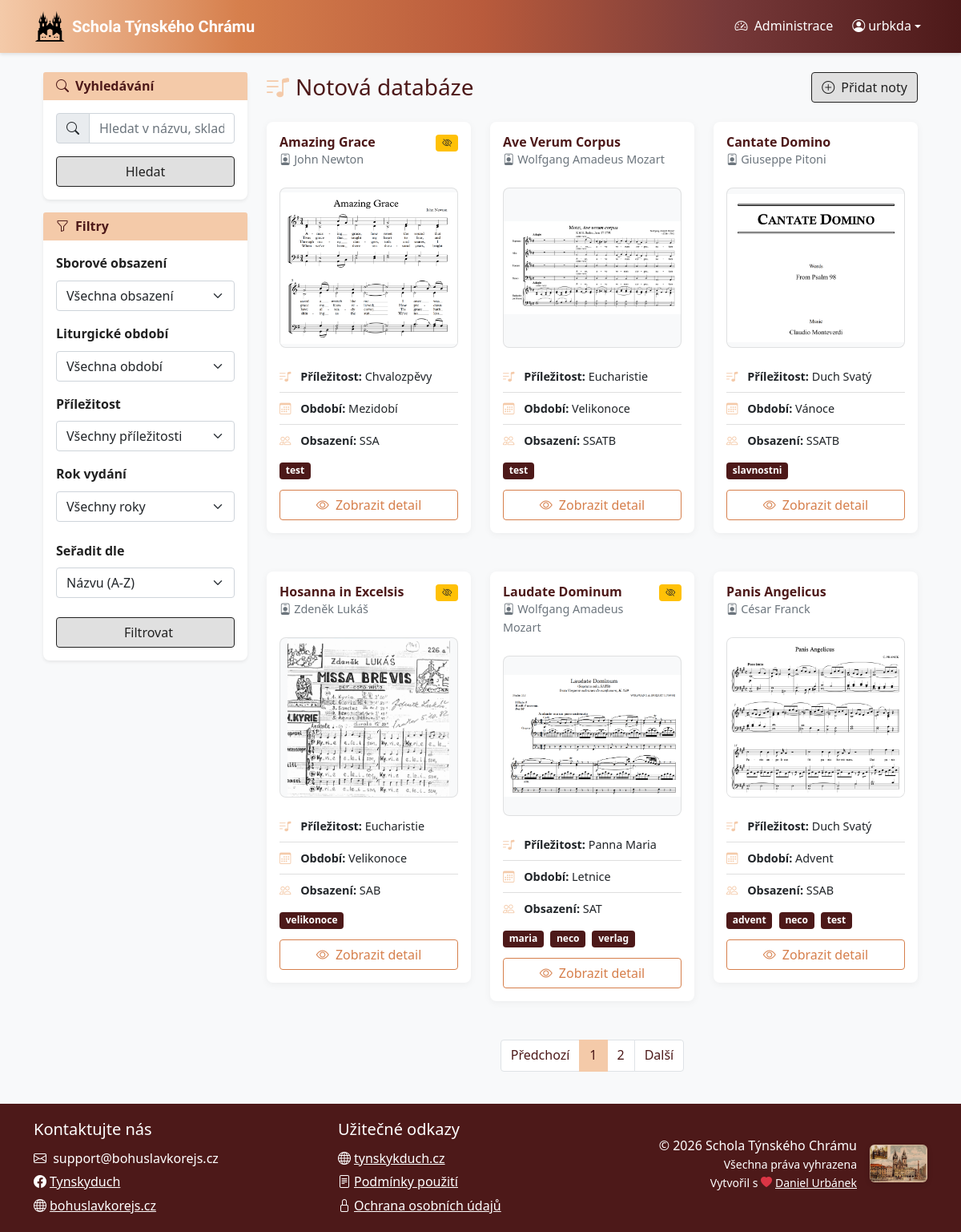
The page / (signed in) on the database as committed earlier.
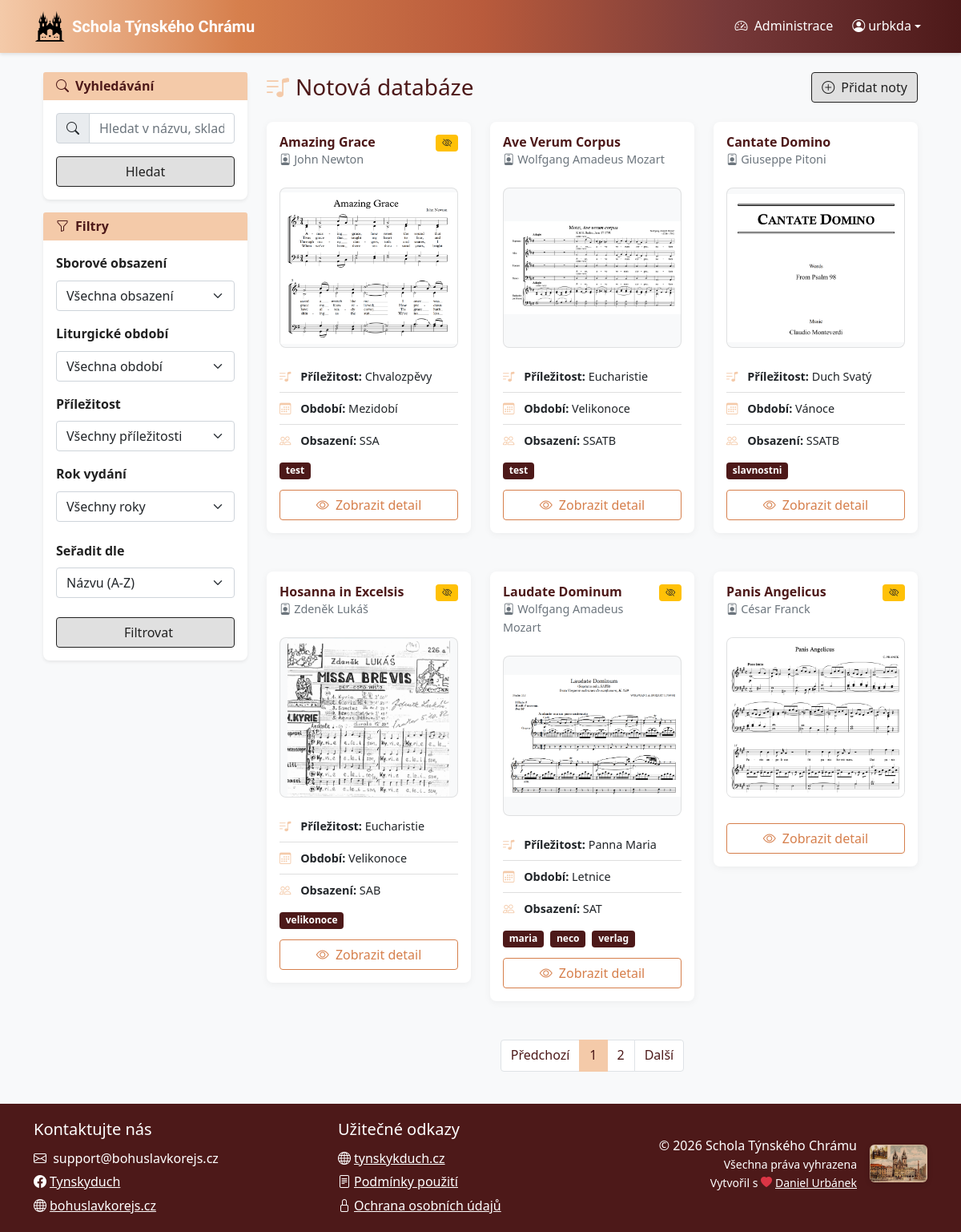
The same page on the database as committed later.
### sheet_music_app/models.py (models this page shows, shortened)
class Sheet(models.Model):
    CAST_CHOICES = [
        ("SATB", "SATB"),
        ("SSATB", "SSATB"),
        ("SSAA", "SSAA"),
        ("SSAB", "SSAB"),
        ("SSA", "SSA"),
        ("SAT", "SAT"),
        ("SAB", "SAB"),
        ("UNISON", "Unisono"),
        ("OTHER", "Jiné")
    ]
    SEASON_CHOICES = [
        ("ADVENT", "Advent"),
        ("CHRISTMAS", "Vánoce"),
        ("LENT", "Půst"),
        ("EASTER", "Velikonoce"),
        ("PENTECOST", "Letnice"),
        ("HOLY_TRINITY", "Nejsvětější Trojice"),
        ("INTERLUDE", "Mezidobí"),
        ("OTHER", "Žádné")
    ]
    USE_CHOICES = [
        ("HYMNS", "Chvalozpěvy"),
        ("EUCHARIST", "Eucharistie"),
        ("HOLY_SPIRIT", "Duch Svatý"),
        ("VIRGIN_MARY", "Panna Maria"),
        ("SAINTS", "Svatí"),
        ("WEDDINGS", "Svatební obřady"),
        ("FUNERAL", "Pohřebí obřady"),
        ("FOLK", "Lidové písně"),
        ("MINE", "Hornické písně"),
        ("OTHER", "Ostatní")
    ]
    title = models.CharField(max_length=200)
    composer = models.CharField(max_length=200)
    arranger = models.CharField(max_length=200, blank=True, null=True)
    cast = models.CharField(choices=CAST_CHOICES, blank=True, null=True, max_length=10)
    season = models.CharField(choices=SEASON_CHOICES, blank=True, null=True, max_length=50)
    use = models.CharField(choices=USE_CHOICES, blank=True, null=True, max_length=50)
    publication_year = models.IntegerField(blank=True, null=True)
    publisher = models.CharField(max_length=200, blank=True, null=True)
    isbn = models.CharField(max_length=20, blank=True, null=True)
    description = models.TextField(blank=True, null=True)
    date_created = models.DateTimeField(auto_now_add=True)
    date_modified = models.DateTimeField(auto_now=True)
    created_by = models.ForeignKey('auth.User', on_delete=models.CASCADE)
    modified_by = models.ForeignKey('auth.User', on_delete=models.CASCADE, related_name='modified_sheets')
    sheet_file = models.FileField()
    preview_image = models.ImageField(blank=True, null=True)
    public = models.BooleanField(default=False)
    slug = models.SlugField(max_length=255, unique=True, blank=True, null=True)
    tags = models.ManyToManyField(Tag, blank=True, related_name="sheets")

class Tag(models.Model):
    name = models.CharField(max_length=50, unique=True)
    class Meta:
        ordering = ["name"]

### sheet_music_app/views.py (the view, shortened to what this page needs)
# urls.py: path("", views.home, name="home"),  # Main listing with filters + pagination
@login_required(login_url='login')
def home(request):
    if request.user.is_staff or request.user.is_superuser or request.user.groups.filter(name="Internal").exists():
        sheets = Sheet.objects.all()
    else:
        sheets = Sheet.objects.filter(public=True)
    cast = request.GET.get('cast')
    season = request.GET.get('season')
    use = request.GET.get('use')
    year = request.GET.get('year')
    q = request.GET.get('q', '').strip()  # simple search query across several fields
    sort = request.GET.get('sort')
    if cast and cast != 'all':
        sheets = sheets.filter(cast=cast)
    if season and season != 'all':
        sheets = sheets.filter(season=season)
    if use and use != 'all':
        sheets = sheets.filter(use=use)
    if year and year != 'all':
        sheets = sheets.filter(publication_year=year)
    sort_options = {
        'title': 'title',
        'date_created_desc': '-date_created',
        'date_created_asc': 'date_created',
        'year_desc': '-publication_year',
        'year_asc': 'publication_year',
    }
    if sort not in sort_options:
        sort = 'title'
    paginator = Paginator(sheets.prefetch_related('tags').order_by(sort_options[sort]), 6)
    page_number = request.GET.get('page')
    page_obj = paginator.get_page(page_number)
    base_query = request.GET.copy()
    if 'page' in base_query:
        base_query.pop('page')
    base_query = base_query.urlencode()
    return render(request, "home.html", {
        "sheets": page_obj,
        "cast_choices": Sheet.CAST_CHOICES,
        "season_choices": Sheet.SEASON_CHOICES,
        "use_choices": Sheet.USE_CHOICES,
        "years": Sheet.objects.values_list('publication_year', flat=True).distinct().order_by('publication_year'),
        "selected_cast": cast or 'all',
        "selected_season": season or 'all',
        "selected_use": use or 'all',
        "selected_year": year or 'all',
        "selected_sort": sort,
        "is_superuser": request.user.is_superuser,
        "query": q,
        "page_obj": page_obj,
        "paginator": paginator,
        "is_paginated": page_obj.has_other_pages(),
        "base_query": base_query,
    })

### sheet_music_app/context_processors.py (called while the page is built)
def turnstile(request):
    return {"TURNSTILE_SITE_KEY": settings.TURNSTILE_SITE_KEY}

### sheet_music_app/templatetags/permissions.py (called while the page is built)
@register.filter(name='is_editor')
def is_editor(user):
    if not hasattr(user, 'is_authenticated'):
        return False
    return user.is_authenticated and (user.is_staff or user.is_superuser)

@register.filter(name='is_superuser')
def is_superuser(user):
    if not hasattr(user, 'is_authenticated'):
        return False
    return user.is_authenticated and (user.is_superuser)

### sheet_music_app/templates/home.html (shortened to what the changed rows need)
{% extends 'base.html' %}
{% load static %}
{% load permissions %}
{% block content %}
<div class="container">
    <div class="row">
        <div class="col-lg-9">
            <div class="d-flex justify-content-between align-items-center mb-4">
                <h1 class="h3 mb-0">
                    <i class="bi bi-music-note-list text-primary me-2"></i>Notová databáze
                </h1>
            </div>
            {% if sheets %}
                <div class="row row-cols-1 row-cols-md-2 row-cols-lg-3 g-4">
                    {% for sheet in sheets %}
                    <div class="col">
                        <div class="card">
                            <div class="card-body d-flex flex-column">
                                <div class="d-flex justify-content-between align-items-start mb-2">
                                    <div>
                                        <h5 class="card-title mb-1"><a href="{% if sheet.slug %}{% url 'sheet_profile' sheet.slug %}{% else %}{% url 'sheet_profile_by_pk' sheet.id %}{% endif %}" class="text-secondary text-decoration-none">{{ sheet.title }}</a></h5>
                                        <p class="card-subtitle text-muted">
                                            <i class="bi bi-person-badge"></i> {{ sheet.composer }}
                                        </p>
                                    </div>
                                    {% if not sheet.public %}
                                        <span class="badge bg-warning text-dark" data-bs-toggle="tooltip" title="Viditelné pouze pro interní uživatele">
                                            <i class="bi bi-eye-slash"></i>
                                        </span>
                                    {% endif %}
                                </div>
                                <div class="sheet-preview-container mb-3">
                                    {% if sheet.preview_image %}
                                        <img src="{{ sheet.preview_image.url }}" alt="Náhled {{ sheet.title }}" class="">
                                    {% else %}
                                        <img src="{% static 'images/placeholder.png' %}" alt="Žádný náhled" class="">
                                    {% endif %}
                                </div>
                                <ul class="list-group list-group-flush mb-1">
                                    {% if sheet.use %}
                                    <li class="list-group-item px-0">
                                        <i class="bi bi-music-note-list"></i>
                                        <strong>Příležitost:</strong> {{ sheet.get_use_display }}
                                    </li>
                                    {% endif %}
                                    {% if sheet.season %}
                                    <li class="list-group-item px-0">
                                        <i class="bi bi-calendar3"></i>
                                        <strong>Období:</strong> {{ sheet.get_season_display }}
                                    </li>
                                    {% endif %}
                                    {% if sheet.cast %}
                                    <li class="list-group-item px-0">
                                        <i class="bi bi-people"></i>
                                        <strong>Obsazení:</strong> {{ sheet.get_cast_display }}
                                    </li>
                                    {% endif %}
                                </ul>
                                {% if user|is_editor or user|is_superuser or user|in_group:"Internal" and sheet.tags.all %}
                                <div class="tag-container mb-1">
                                    {% for tag in sheet.tags.all|slice:":3" %}
                                        <span class="badge bg-secondary me-1">{{ tag.name }}</span>
                                    {% endfor %}
                                </div>
                                {% endif %}
                                <div class="mt-auto pt-2">
                                    <div class="d-grid gap-2">
                                        <a href="{% if sheet.slug %}{% url 'sheet_profile' sheet.slug %}{% else %}{% url 'sheet_profile_by_pk' sheet.id %}{% endif %}" class="btn btn-outline-primary">
                                            <i class="bi bi-eye me-1"></i> Zobrazit detail
                                        </a>
                                    </div>
                                </div>
                            </div>
                        </div>
                    </div>
                    {% endfor %}
                </div>
                {% if is_paginated %}
                <nav aria-label="Stránkování" class="mt-4">
                    <ul class="pagination justify-content-center">
                        {% for num in paginator.page_range %}
                            <li class="page-item {% if page_obj.number == num %}active{% endif %}">
                                <a class="page-link text-secondary" href="?{{ base_query }}&page={{ num }}">{{ num }}</a>
                            </li>
                        {% endfor %}
                    </ul>
                </nav>
                {% endif %}
            {% endif %}
        </div>
    </div>
</div>
{% endblock %}

Rows that differ between the two databases and show on the page:
changed Sheet "Panis Angelicus": loses Tag (name "advent"); public True → False (drawn); use "Duch Svatý" → (not shown); season "Advent" → (not shown); cast "SSAB" → (not shown); loses Tag (name "neco"); loses Tag (name "test")
